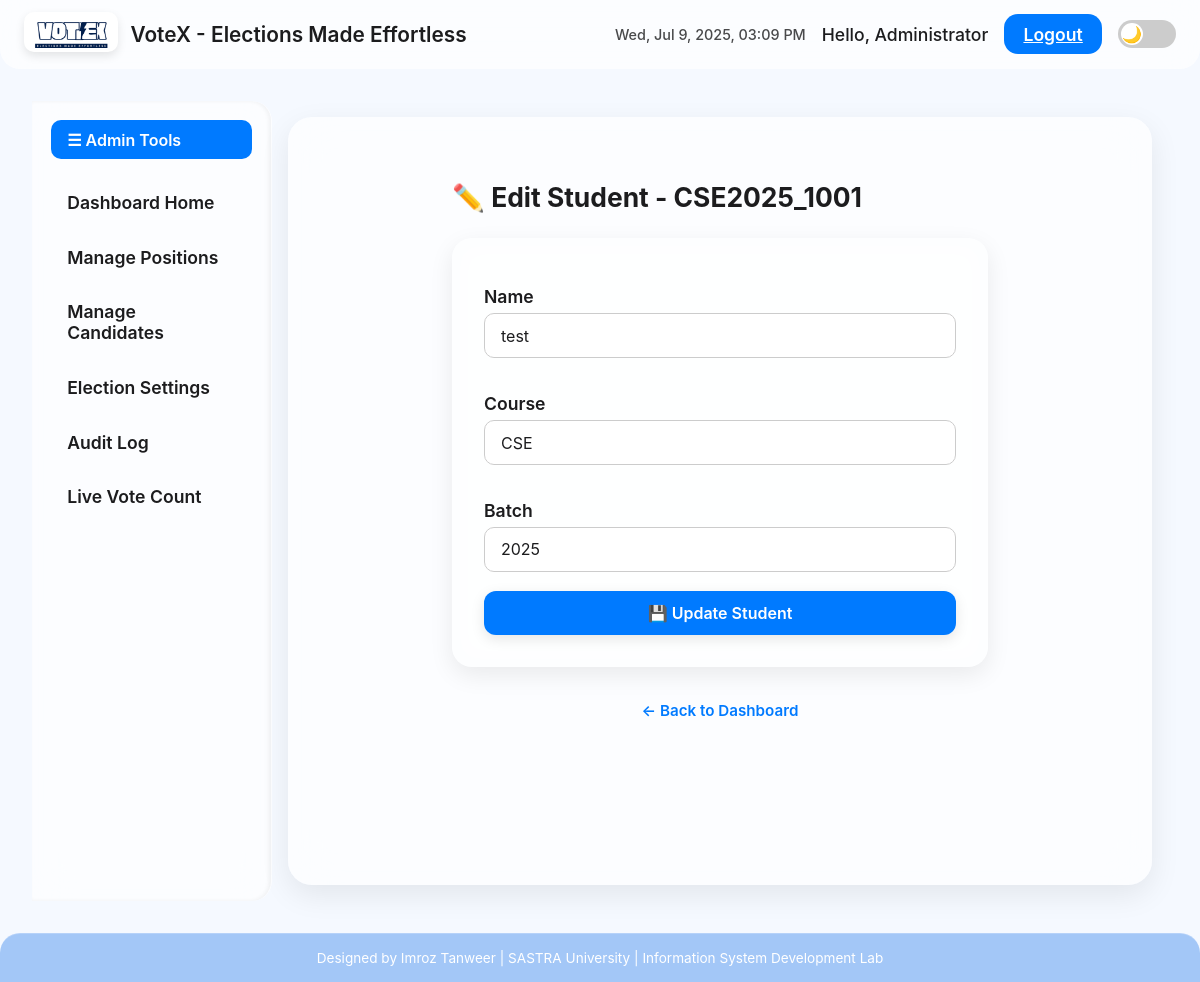
/edit_student/CSE2025_1001 (signed in), run on an earlier commit of the app's database.
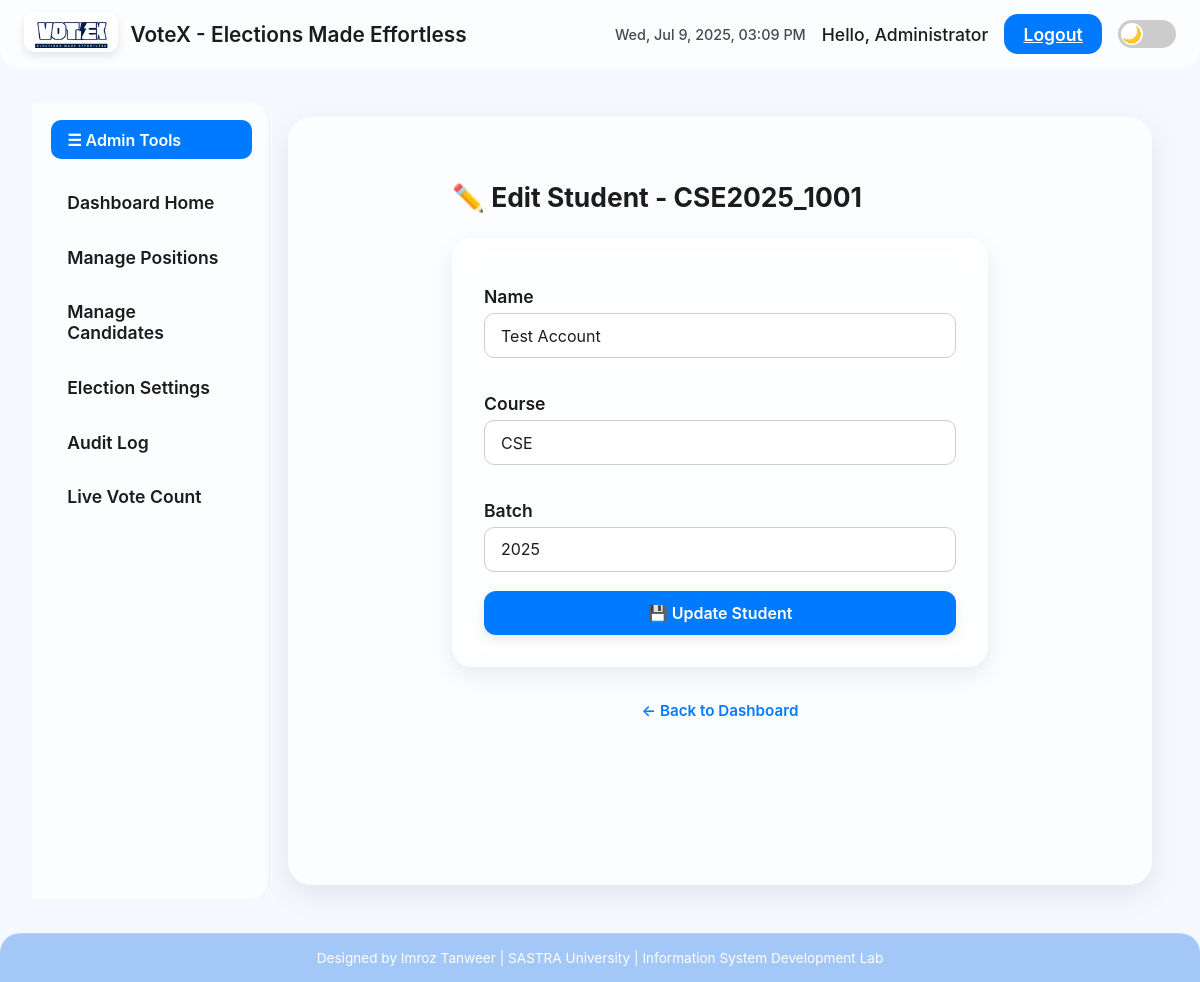
And on a later commit of the database.
### tables this page shows
CREATE TABLE students (
            regno TEXT PRIMARY KEY,
            name TEXT NOT NULL,
            course TEXT NOT NULL,
            batch TEXT NOT NULL,
            password TEXT NOT NULL,
            voted INTEGER DEFAULT 0
        );

### app.py (the view, shortened to what this page needs)
@app.route('/edit_student/<regno>', methods=['GET', 'POST'])
@admin_required
def edit_student(regno):
    db = get_db()
    student = db.execute("SELECT * FROM students WHERE regno = ?", (regno,)).fetchone()
    if not student:
        flash("Student not found.")
        return redirect(url_for('admin_dashboard'))
    db.close()
    return render_template('edit_student.html', student=student)

### app.py (called while the page is built)
def get_db():
    conn = sqlite3.connect(DATABASE)
    conn.row_factory = sqlite3.Row
    return conn

def admin_required(f):
    @wraps(f)
    def admin_check(*args, **kwargs):
        if session.get('role') != 'admin':
            flash('Admin access required.')
            return redirect(url_for('login'))
        return f(*args, **kwargs)
    return admin_check

### templates/edit_student.html (shortened to what this page needs)
{% extends "admin_base.html" %}
{% block admin_content %}
<div class="glass-container fade-in">
  <h2 style="margin-bottom: 1.5rem;">✏️ Edit Student - {{ student.regno }}</h2>
  <form method="POST" class="glass-box">
    <label for="name">Name</label>
    <input type="text" id="name" name="name" value="{{ student.name }}" required>
    <label for="course">Course</label>
    <input type="text" id="course" name="course" value="{{ student.course }}" required>
    <label for="batch">Batch</label>
    <input type="text" id="batch" name="batch" value="{{ student.batch }}" required>
    <button type="submit" class="btn-update">💾 Update Student</button>
  </form>
  <div class="back-link">
    <a href="{{ url_for('admin_dashboard') }}">← Back to Dashboard</a>
  </div>
</div>
{% endblock %}

What changed in the data, as far as the page shows it:
changed students "CSE2025_1001": name "test" → "Test Account"
